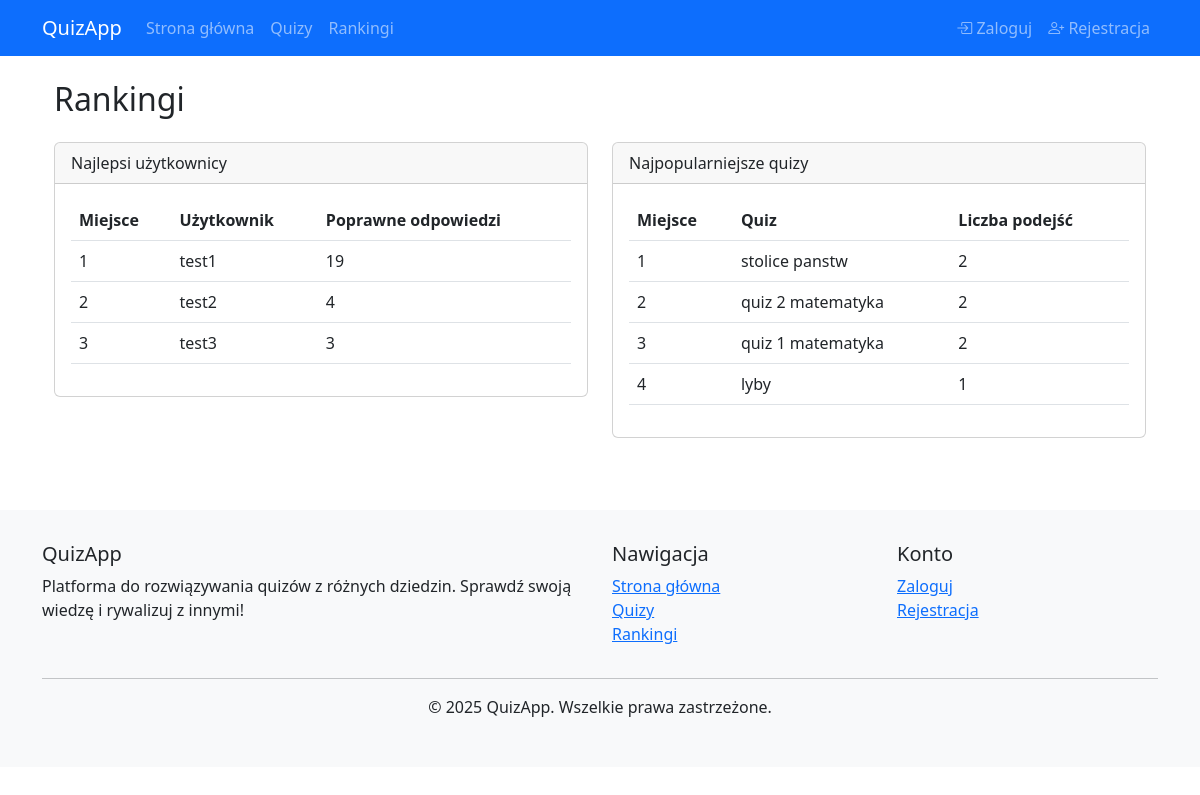
Screenshot of /rankings with the database file from the repository.
### app.py (models this page shows)
class User(UserMixin, db.Model):
    id = db.Column(db.Integer, primary_key=True)
    username = db.Column(db.String(100), unique=True, nullable=False)
    password = db.Column(db.String(200), nullable=False)
    role = db.Column(db.String(20), default='user')
    date_created = db.Column(db.DateTime, default=datetime.utcnow)
    quiz_attempts = db.relationship('QuizAttempt', backref='user', lazy=True)
    comments = db.relationship('Comment', backref='user', lazy=True)
    followed_quizzes = db.relationship(
        'Quiz',
        secondary='quiz_followers',
        backref=db.backref('followers', lazy='dynamic'),
        lazy='dynamic'
    )

class Quiz(db.Model):
    id = db.Column(db.Integer, primary_key=True)
    title = db.Column(db.String(200), nullable=False)
    description = db.Column(db.Text)
    category_id = db.Column(db.Integer, db.ForeignKey('category.id'), nullable=False)
    questions = db.relationship('Question', backref='quiz', lazy=True)
    comments = db.relationship('Comment', backref='quiz', lazy=True)

### app.py (the view)
@app.route('/rankings')
def rankings():
    user_ranking = db.session.query(
        User.username,
        db.func.count(QuizAttempt.id).filter(QuizAttempt.is_correct).label('correct_answers')
    ).join(QuizAttempt).group_by(User.id).order_by(db.desc('correct_answers')).limit(10).all()
    quiz_ranking = db.session.query(
        Quiz.title,
        db.func.count(db.distinct(QuizAttempt.user_id)).label('unique_attempts')
    ).join(QuizAttempt).group_by(Quiz.id).order_by(db.desc('unique_attempts')).limit(10).all()
    return render_template('user/rankings.html', user_ranking=user_ranking, quiz_ranking=quiz_ranking)

### templates/user/rankings.html
{% extends "base.html" %}
{% block content %}
<div class="container">
    <h2 class="my-4">Rankingi</h2>
    <div class="row">
        <div class="col-md-6">
            <div class="card mb-4">
                <div class="card-header">
                    Najlepsi użytkownicy
                </div>
                <div class="card-body">
                    <table class="table">
                        <thead>
                            <tr>
                                <th>Miejsce</th>
                                <th>Użytkownik</th>
                                <th>Poprawne odpowiedzi</th>
                            </tr>
                        </thead>
                        <tbody>
                            {% for user in user_ranking %}
                            <tr {% if user.username == current_user.username %}class="table-info"{% endif %}>
                                <td>{{ loop.index }}</td>
                                <td>{{ user.username }}</td>
                                <td>{{ user.correct_answers }}</td>
                            </tr>
                            {% endfor %}
                        </tbody>
                    </table>
                </div>
            </div>
        </div>
        <div class="col-md-6">
            <div class="card mb-4">
                <div class="card-header">
                    Najpopularniejsze quizy
                </div>
                <div class="card-body">
                    <table class="table">
                        <thead>
                            <tr>
                                <th>Miejsce</th>
                                <th>Quiz</th>
                                <th>Liczba podejść</th>
                            </tr>
                        </thead>
                        <tbody>
                            {% for quiz in quiz_ranking %}
                            <tr>
                                <td>{{ loop.index }}</td>
                                <td>{{ quiz.title }}</td>
                                <td>{{ quiz.unique_attempts }}</td>
                            </tr>
                            {% endfor %}
                        </tbody>
                    </table>
                </div>
            </div>
        </div>
    </div>
</div>
{% endblock %}

### rows the page displays
User: username "test1", correct_answers "19"
User: username "test2", correct_answers "4"
User: username "test3", correct_answers "3"
Quiz: title "stolice panstw", unique_attempts "2"
Quiz: title "quiz 2 matematyka", unique_attempts "2"
Quiz: title "quiz 1 matematyka", unique_attempts "2"
Quiz: title "lyby", unique_attempts "1"
